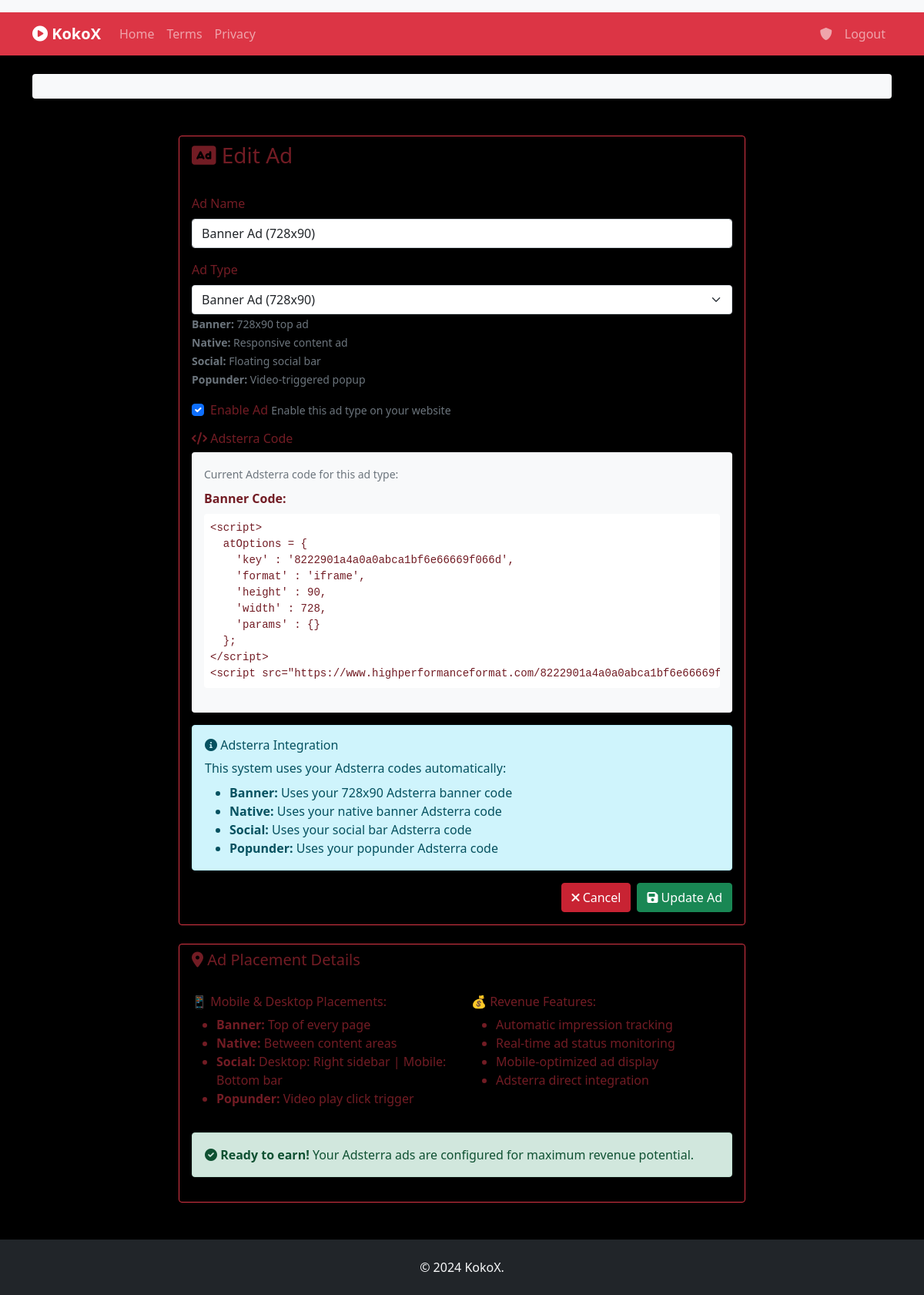
/admin/ads/1/edit (signed in), run on the app's committed database.
### app.py (models this page shows)
class WebsiteConfig(db.Model):
    id = db.Column(db.Integer, primary_key=True)
    key = db.Column(db.String(100), unique=True, nullable=False)
    value = db.Column(db.Text)
    description = db.Column(db.String(200))
    created_at = db.Column(db.DateTime, default=datetime.utcnow)
    updated_at = db.Column(db.DateTime, default=datetime.utcnow, onupdate=datetime.utcnow)

class Ad(db.Model):
    id = db.Column(db.Integer, primary_key=True)
    name = db.Column(db.String(100), nullable=False)
    type = db.Column(db.String(20), nullable=False)  # 'banner', 'native', 'social', 'popunder'
    code = db.Column(db.Text)  # Adsterra code
    is_active = db.Column(db.Boolean, default=True)
    impressions = db.Column(db.Integer, default=0)
    created_at = db.Column(db.DateTime, default=datetime.utcnow)
    banner_code = db.Column(db.Text, default='''<script>
  atOptions = {
    'key' : '8222901a4a0a0abca1bf6e66669f066d',
    'format' : 'iframe',
    'height' : 90,
    'width' : 728,
    'params' : {}
  };
</script>
<script src="https://www.highperformanceformat.com/8222901a4a0a0abca1bf6e66669f066d/invoke.js"></script>''')
    native_code = db.Column(db.Text, default='''<script async="async" data-cfasync="false" src="https://pl27495792.profitablecpmratenetwork.com/8e51db288c92c2ddbe02fec1d76fb9ae/invoke.js"></script>
<div id="container-8e51db288c92c2ddbe02fec1d76fb9ae"></div>''')
    social_code = db.Column(db.Text, default='''<script src="https://pl27495784.profitablecpmratenetwork.com/b0/db/62/b0db62ad1f1a1d4102ccae80a8ecdf4a.js"></script>''')
    popunder_code = db.Column(db.Text, default='''<script src="https://pl27466028.profitablecpmratenetwork.com/1c/ec/ba/1cecba33959a73dc0225a98248e1e330.js"></script>''')

### app.py (the view, shortened to what this page needs)
@app.route('/admin/ads/<int:ad_id>/edit', methods=['GET', 'POST'])
@login_required
def edit_ad(ad_id):
    if not current_user.is_admin:
        flash('Access denied.')
        return redirect(url_for('index'))
    ad = Ad.query.get_or_404(ad_id)
    form = AdForm(obj=ad)
    return render_template('ad_form.html', form=form, ad=ad)

### app.py
class AdForm(FlaskForm):
    name = StringField('Ad Name', validators=[DataRequired(), Length(max=100)])
    type = SelectField('Ad Type', choices=[
        ('banner', 'Banner Ad (728x90)'),
        ('native', 'Native Banner'),
        ('social', 'Social Bar'),
        ('popunder', 'Popunder Ad')
    ], validators=[DataRequired()])
    is_active = BooleanField('Enable Ad')
    banner_code = TextAreaField('Banner Code')
    native_code = TextAreaField('Native Code')
    social_code = TextAreaField('Social Bar Code')
    popunder_code = TextAreaField('Popunder Code')

### app.py (called while the page is built)
@login_manager.user_loader
def load_user(user_id):
    return User.query.get(int(user_id))

@app.context_processor
def inject_theme():
    active_theme = Theme.query.filter_by(is_active=True).first()
    configs = WebsiteConfig.query.all()
    config_dict = {config.key: config.value for config in configs}
    categories = Category.query.order_by(Category.display_name.asc()).all()
    return {
        'active_theme': active_theme,
        'configs': config_dict,
        'categories': categories
    }

@app.context_processor
def inject_ads():
    ads = Ad.query.filter_by(is_active=True).all()
    ad_codes = {}
    for ad in ads:
        ad_codes[ad.type] = ad
    for ad in ads:
        ad.impressions += 1
        db.session.commit()
    return {'ads': ad_codes}

### templates/ad_form.html (shortened to what this page needs)
{% extends "base.html" %}
{% block content %}
<div class="row justify-content-center">
    <div class="col-md-8">
        <div class="card">
            <div class="card-header">
                <h3><i class="fas fa-ad"></i> {% if ad %}Edit Ad{% else %}Create New Ad{% endif %}</h3>
            </div>
            <div class="card-body">
                <form method="POST">
                    <div class="mb-3">
                        {{ form.name.label(class="form-label") }}
                        {{ form.name(class="form-control") }}
                    </div>
                    <div class="mb-3">
                        {{ form.type.label(class="form-label") }}
                        {{ form.type(class="form-select") }}
                        <small class="form-text text-muted">
                            <strong>Banner:</strong> 728x90 top ad<br>
                            <strong>Native:</strong> Responsive content ad<br>
                            <strong>Social:</strong> Floating social bar<br>
                            <strong>Popunder:</strong> Video-triggered popup
                        </small>
                    </div>
                    <div class="mb-3 form-check">
                        {{ form.is_active(class="form-check-input") }}
                        {{ form.is_active.label(class="form-check-label") }}
                        <small class="form-text text-muted">
                            Enable this ad type on your website
                        </small>
                    </div>
                    {% if ad and ad.type in ['banner', 'native', 'social', 'popunder'] %}
                    <div class="mb-3">
                        <h6><i class="fas fa-code"></i> Adsterra Code</h6>
                        <div class="bg-light p-3 rounded">
                            <small class="text-muted">Current Adsterra code for this ad type:</small>
                            <div class="mt-2">
                                {% if ad.type == 'banner' %}
                                <strong>Banner Code:</strong>
                                <pre class="bg-white p-2 rounded mt-2"><code>{{ ad.banner_code }}</code></pre>
                                {% elif ad.type == 'native' %}
                                <strong>Native Code:</strong>
                                <pre class="bg-white p-2 rounded mt-2"><code>{{ ad.native_code }}</code></pre>
                                {% elif ad.type == 'social' %}
                                <strong>Social Bar Code:</strong>
                                <pre class="bg-white p-2 rounded mt-2"><code>{{ ad.social_code }}</code></pre>
                                {% elif ad.type == 'popunder' %}
                                <strong>Popunder Code:</strong>
                                <pre class="bg-white p-2 rounded mt-2"><code>{{ ad.popunder_code }}</code></pre>
                                {% endif %}
                            </div>
                        </div>
                    </div>
                    {% endif %}
                    <div class="alert alert-info">
                        <h6><i class="fas fa-info-circle"></i> Adsterra Integration</h6>
                        <p class="mb-2">This system uses your Adsterra codes automatically:</p>
                        <ul class="mb-0">
                            <li><strong>Banner:</strong> Uses your 728x90 Adsterra banner code</li>
                            <li><strong>Native:</strong> Uses your native banner Adsterra code</li>
                            <li><strong>Social:</strong> Uses your social bar Adsterra code</li>
                            <li><strong>Popunder:</strong> Uses your popunder Adsterra code</li>
                        </ul>
                    </div>
                    <div class="d-grid gap-2 d-md-flex justify-content-md-end">
                        <a href="{{ url_for('manage_ads') }}" class="btn btn-secondary">
                            <i class="fas fa-times"></i> Cancel
                        </a>
                        <button type="submit" class="btn btn-success">
                            <i class="fas fa-save"></i> {% if ad %}Update Ad{% else %}Create Ad{% endif %}
                        </button>
                    </div>
                </form>
            </div>
        </div>
        <div class="card mt-4">
            <div class="card-header">
                <h5><i class="fas fa-map-marker-alt"></i> Ad Placement Details</h5>
            </div>
            <div class="card-body">
                <div class="row">
                    <div class="col-md-6">
                        <h6>📱 Mobile & Desktop Placements:</h6>
                        <ul>
                            <li><strong>Banner:</strong> Top of every page</li>
                            <li><strong>Native:</strong> Between content areas</li>
                            <li><strong>Social:</strong> Desktop: Right sidebar | Mobile: Bottom bar</li>
                            <li><strong>Popunder:</strong> Video play click trigger</li>
                        </ul>
                    </div>
                    <div class="col-md-6">
                        <h6>💰 Revenue Features:</h6>
                        <ul>
                            <li>Automatic impression tracking</li>
                            <li>Real-time ad status monitoring</li>
                            <li>Mobile-optimized ad display</li>
                            <li>Adsterra direct integration</li>
                        </ul>
                    </div>
                </div>
                <div class="mt-3">
                    <div class="alert alert-success">
                        <i class="fas fa-check-circle"></i> <strong>Ready to earn!</strong> Your Adsterra ads are configured for maximum revenue potential.
                    </div>
                </div>
            </div>
        </div>
    </div>
</div>
{% endblock %}

### templates/base.html (shortened to what this page needs)
<!DOCTYPE html>
<html lang="en">
<head>
    <link href="https://cdn.jsdelivr.net/npm/bootstrap@5.1.3/dist/css/bootstrap.min.css" rel="stylesheet">
    <link href="https://cdnjs.cloudflare.com/ajax/libs/font-awesome/6.0.0/css/all.min.css" rel="stylesheet">
</head>
<body>
    {% if ads.banner %}
    <div class="container-fluid bg-light py-2">
    </div>
    {% endif %}
    <nav class="navbar navbar-expand-lg navbar-dark bg-dark">
        <div class="container">
            <a class="navbar-brand" href="{{ url_for('index') }}">
                <i class="fas fa-play-circle"></i> {{ configs.get('site_title', 'KokoX').split(' - ')[0] }}
            </a>
            <div class="collapse navbar-collapse" id="navbarNav">
                <ul class="navbar-nav me-auto mb-2 mb-lg-0">
                    <li class="nav-item">
                        <a class="nav-link" href="{{ url_for('index') }}">Home</a>
                    </li>
                    <li class="nav-item">
                        <a class="nav-link" href="{{ url_for('terms') }}">Terms</a>
                    </li>
                    <li class="nav-item">
                        <a class="nav-link" href="{{ url_for('privacy') }}">Privacy</a>
                    </li>
                </ul>
                <ul class="navbar-nav">
                    {% if current_user.is_authenticated and current_user.is_admin %}
                    <li class="nav-item">
                        <a class="nav-link" href="{{ url_for('admin') }}">
                            <i class="fas fa-shield-alt"></i>
                        </a>
                    </li>
                    <li class="nav-item">
                        <a class="nav-link" href="{{ url_for('logout') }}">Logout</a>
                    </li>
                    {% else %}
                    <li class="nav-item">
                        <a class="nav-link" href="{{ url_for('login') }}">
                            <i class="fas fa-shield-alt"></i>
                        </a>
                    </li>
                    {% endif %}
                </ul>
            </div>
        </div>
    </nav>
    {% if ads.native and ads.native.is_active %}
    <div class="container mt-4">
        <div class="native-ad bg-light rounded p-3">
        </div>
    </div>
    {% endif %}
    <main class="container mt-4">
        {% block content %}{% endblock %}
    </main>
    <footer class="bg-dark text-light py-4 mt-5">
        <div class="container text-center">
            <p class="mb-0">{{ configs.get('footer_text', ' 2024 KokoX. All rights reserved.') }}</p>
        </div>
    </footer>
</body>
</html>

### templates/base.html (style rules this page uses)
body { overflow-x: hidden !important; }

### data on the page
WebsiteConfig: get "KokoX"
Ad: name "Banner Ad (728x90)", type "Banner Ad (728x90)", is_active "☑", banner_code "<script> atOptions = { 'key' : '8222901a4a0a0abca1bf6e66669f066d', 'format' : 'iframe', 'height' : 90, 'width' : 728, 'params' : {} }; </script> <script…"
WebsiteConfig: get "© 2024 KokoX."
